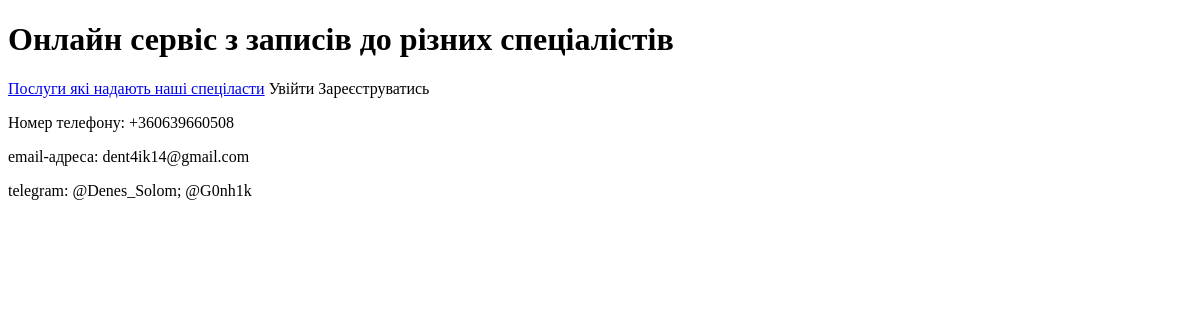
/service/1/, run on an earlier commit of the app's database.
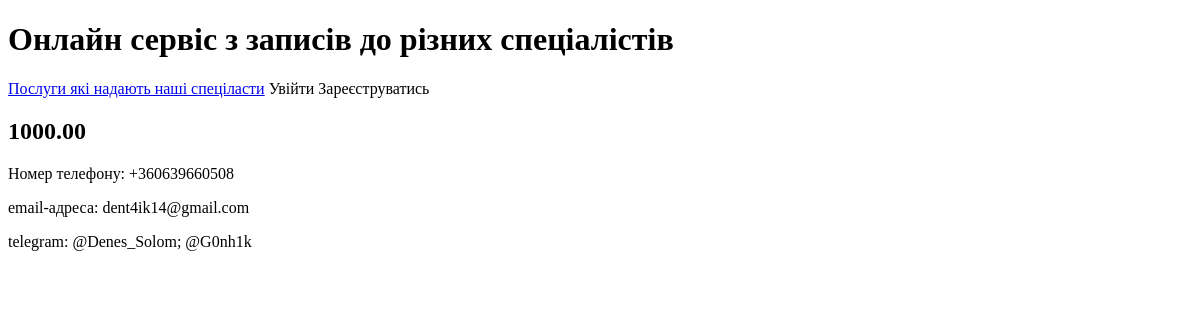
And on a later commit of the database.
### user/models.py (models this page shows, shortened)
class MasterService(models.Model):
    master = models.ForeignKey(MasterProfile, on_delete=models.CASCADE)
    service = models.ForeignKey(Service, on_delete=models.CASCADE, related_name='services')
    price = models.DecimalField(max_digits=10, decimal_places=2)
    duration_minutes = models.PositiveIntegerField()
    is_active = models.BooleanField(default=True)

### service/views.py (the view)
# urls.py: path('service/<int:pk>/', MasterServiceListView.as_view(), name='service'),
class MasterServiceListView(ListView):
    model = MasterService
    template_name = 'service/master_service_list.html'
    def get_context_data(self, **kwargs):
            context = super().get_context_data(**kwargs)
            context['title'] = 'Список майстрів'
            return context

### service/templates/service/master_service_list.html
{% extends 'service/base.html' %}
{% block content %}
{% for master_service in object_list %}
<section>
    <h2>{{ master_service.price }}</h2>
</section>
{% endfor %}
{% endblock %}

### service/templates/service/base.html (shortened to what this page needs)
{% load static %}
<!DOCTYPE html>
<html lang="en">
    <head>
    </head>
    <body>
        <header>
            <h1>Онлайн сервіс з записів до різних спеціалістів</h1>
            <a href="{% url "service:catalog" %}">Послуги які надають наші спеціласти</a>
            {% if user.is_authenticated %}
            <a>Профіль</a>
            <form action="" method="post" style="display: inline;">
              {% csrf_token %}
              <button type="submit" class="btn-link" style="padding: 0; border: none; background: none;">Вийти</button>
            </form>
            {% else %}
            <a>Увійти</a>
            <a>Зареєструватись</a>
            {% endif %}
        </header>
        {% block content %} {% endblock %}
        <footer>
            <p>Номер телефону: +360639660508</p>
            <p>email-адреса: dent4ik14@gmail.com</p>
            <p>telegram: @Denes_Solom; @G0nh1k</p>
        </footer>
    </body>
</html>

What changed in the data, as far as the page shows it:
added MasterService: price "1000.00"
